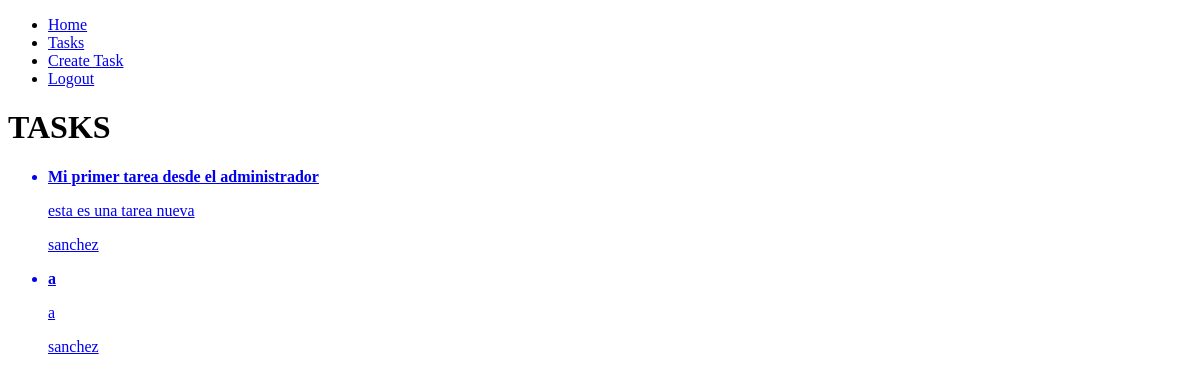
Page /tasks/ (signed in) on the earlier database version.
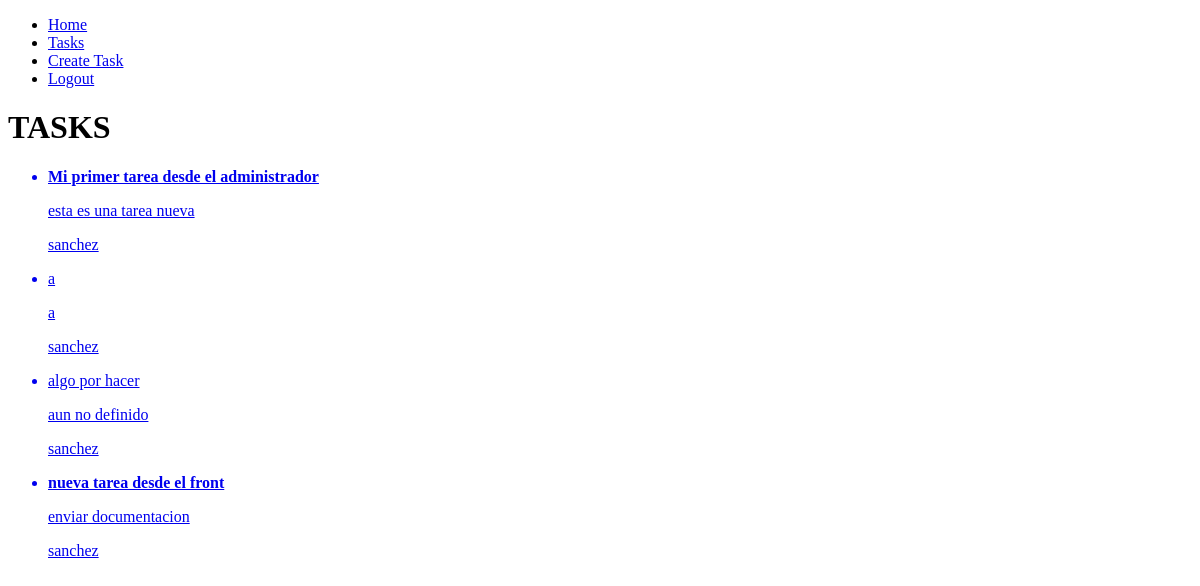
Same page on the later database version.
### tasks/models.py (models this page shows, shortened)
class Task(models.Model):
    title = models.CharField(max_length=200)
    description = models.TextField(blank=True)
    created = models.DateTimeField(auto_now_add=True)
    datecompleted = models.DateTimeField(null=True, blank=True)
    important = models.BooleanField(default=False)
    user = models.ForeignKey(User, on_delete=models.CASCADE)

### tasks/views.py (the view)
# urls.py: path('tasks/',views.tasks, name = 'tasks'),
def tasks(request):
    tasks = Task.objects.filter(user=request.user)
    return render(request, 'tasks.html', {
        'tasks': tasks
    })

### tasks/templates/tasks.html
{% extends 'base.html' %}
{% block content %}
<h1>TASKS</h1>
<ul>
{% for task in tasks %}
<a href="{% url 'task_detail' task.id %}">
    <li>
        {% if task.important %}
        <strong>{{task.title}}</strong>
        {% else %}
        <p>{{task.title}}</p>
        {% endif %}
        <p>{{task.description}}</p>
        <p>{{task.user.username}}</p>
    </li>
</a>
{% endfor %}
</ul>
{% endblock %}

Differences in the rows shown:
changed Task (number 2 of 4 on the later page): important True → False (drawn)
added Task: title "algo por hacer", description "aun no definido", user.username "sanchez"
added Task: title "nueva tarea desde el front", description "enviar documentacion", user.username "sanchez"
